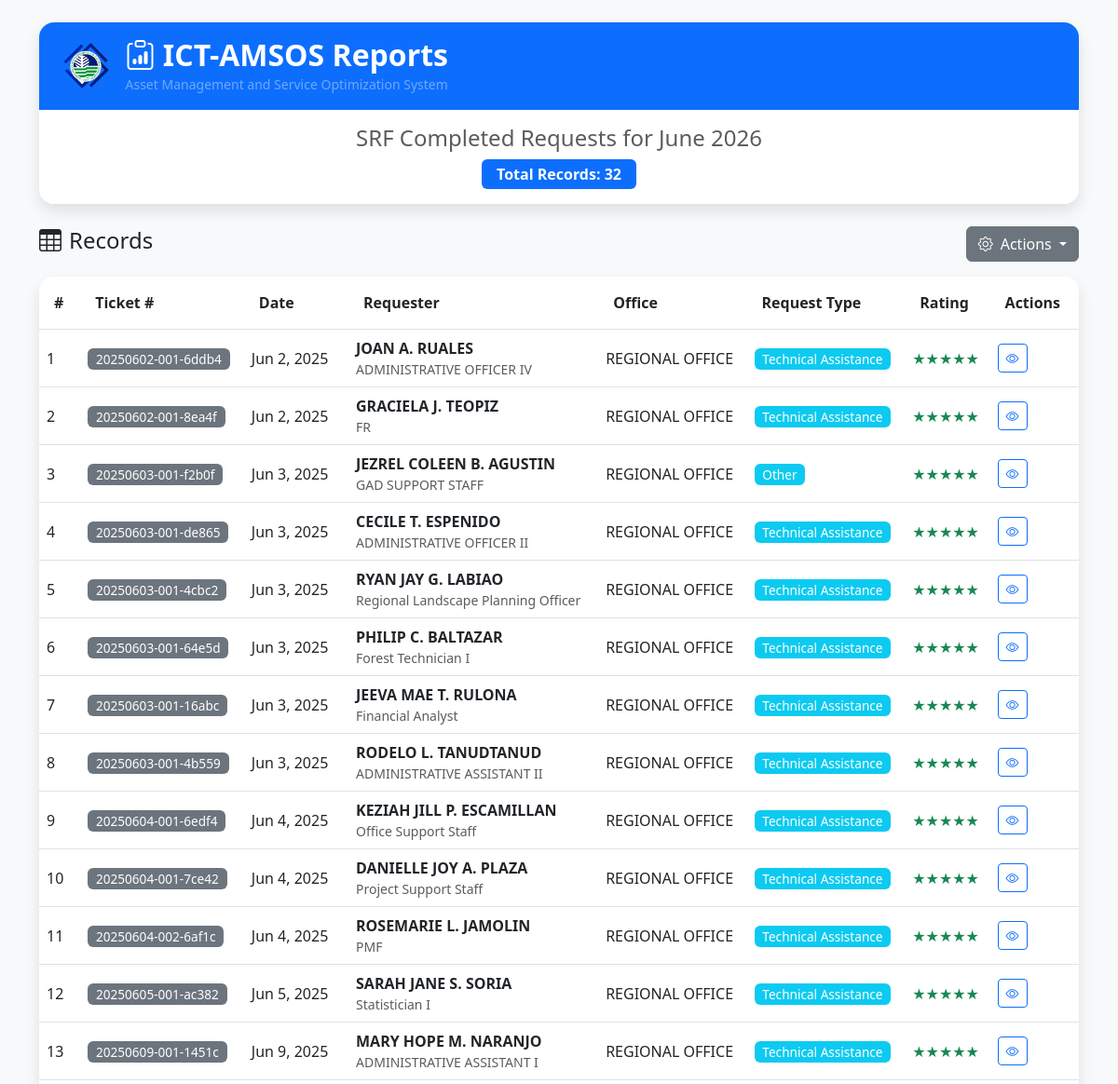
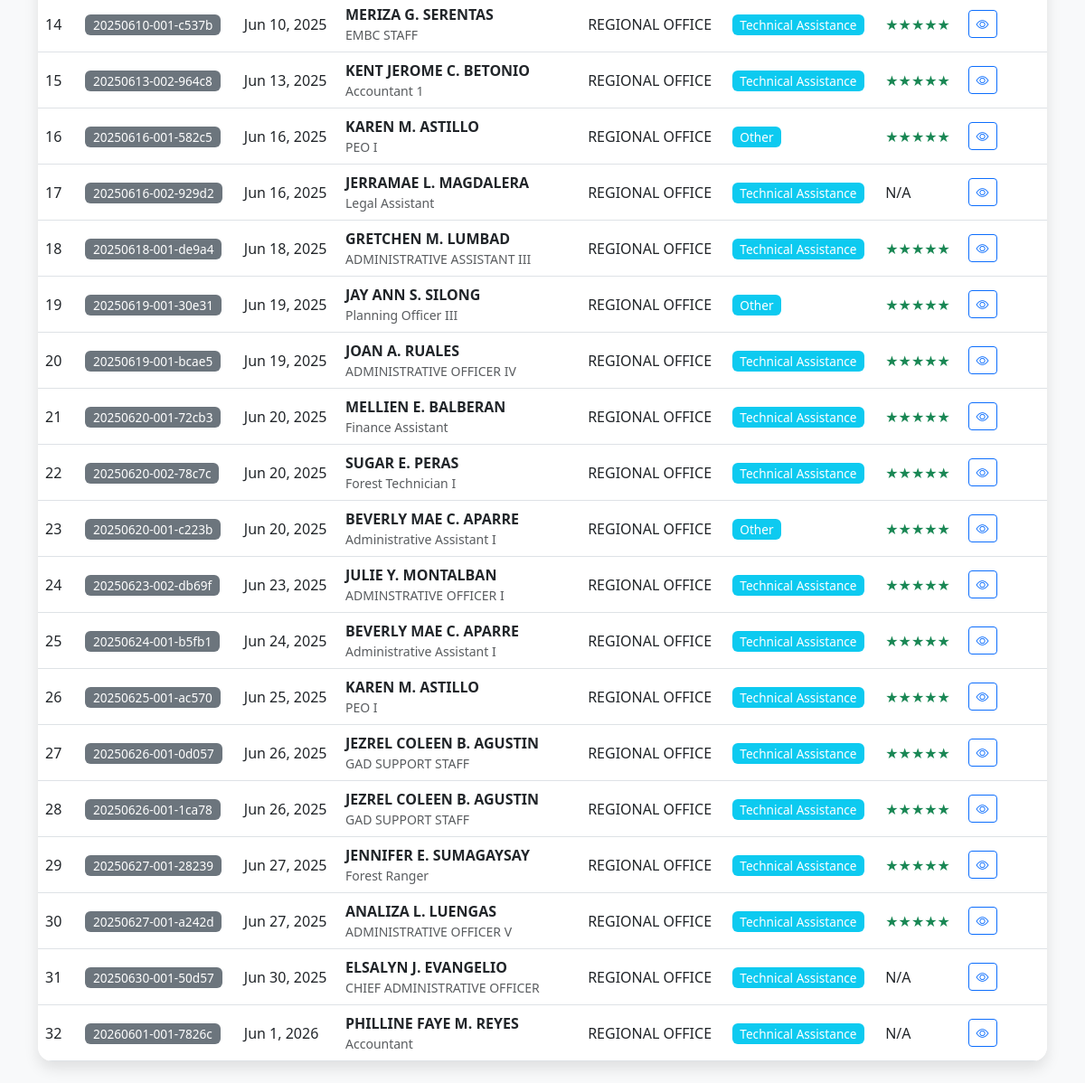
Page /amsos-requestdata.php on the committed database (2 pictures, top to bottom).
### tables this page shows
CREATE TABLE `srf` (
  `id` int(11) NOT NULL,
  `ticketNumber` text NOT NULL,
  `date` text NOT NULL,
  `name` text NOT NULL,
  `idname` int(11) NOT NULL,
  `divSecUnit` text NOT NULL,
  `office` text NOT NULL,
  `position` text NOT NULL,
  `contactNumber` text NOT NULL,
  `email` text NOT NULL,
  `requestType` text NOT NULL,
  `otherSpecify` longtext NOT NULL,
  `description` longtext NOT NULL,
  `tracking` text NOT NULL,
  `status` text NOT NULL,
  `level` int(11) NOT NULL,
  `remarks` longtext NOT NULL,
  `station` text NOT NULL,
  `documents` text NOT NULL,
  `equipment_id` int(11) NOT NULL,
  `Notification_read` int(1) NOT NULL,
  `Notification_remarks` longtext NOT NULL,
  `step_counter` int(11) NOT NULL,
  `created_at` timestamp NULL DEFAULT current_timestamp()
);

### amsos-requestdata.php (the view, shortened to what this page needs)
<?php
require_once 'connect.php';
$date_filter = $_GET['date_filter'] ?? 'this_month';
$from_date = $_GET['from_date'] ?? '';
$to_date = $_GET['to_date'] ?? '';
$show_rows = $_GET['show_rows'] ?? 100;
$show_rows = (int)$show_rows;
$query = "SELECT srf.*, srffeedback.feedback AS rate
          FROM srf
          LEFT JOIN srffeedback ON srf.id = srffeedback.srf_id
          WHERE srf.status = 'Completed'";
if ($date_filter === 'this_month') {
    $query .= " AND MONTH(STR_TO_DATE(srf.date, '%Y-%m-%d')) = MONTH(CURRENT_DATE()) ";
    $date_label = "SRF Completed Requests for " . date('F Y');
} else {
    $date_label = "SRF Completed Requests";
}
$query .= " GROUP BY srf.id ";
$query .= " ORDER BY STR_TO_DATE(srf.date, '%Y-%m-%d') ASC LIMIT $show_rows ";
$result = $conn->query($query);
function getStarRating($feedback) {
    $ratings = [
        'Excellent' => ['stars' => '★★★★★', 'color' => 'text-success'],
        'Very Satisfactory' => ['stars' => '★★★★☆', 'color' => 'text-primary'],
        'Satisfactory' => ['stars' => '★★★☆☆', 'color' => 'text-info'],
        'Below Satisfactory' => ['stars' => '★★☆☆☆', 'color' => 'text-warning'],
        'Poor' => ['stars' => '★☆☆☆☆', 'color' => 'text-danger'],
    ];
    return isset($ratings[$feedback]) ? "<span class='{$ratings[$feedback]['color']}'>{$ratings[$feedback]['stars']}</span>" : 'N/A';
}
?>
<!DOCTYPE html>
<html lang="en">
<head>
    <link href="https://cdn.jsdelivr.net/npm/bootstrap@5.3.0/dist/css/bootstrap.min.css" rel="stylesheet">
    <link rel="stylesheet" href="https://cdn.jsdelivr.net/npm/bootstrap-icons@1.11.0/font/bootstrap-icons.css">
</head>
<body>
    <div class="container py-4">
        <div class="card mb-4 custom-card">
            <div class="custom-header">
                <div class="d-flex align-items-center">
                    <img src="icon/amsos.ico" alt="Logo" style="height: 50px; margin-right: 15px;">
                    <div>
                        <h2 class="mb-0 text-white"><i class="bi bi-clipboard-data"></i> ICT-AMSOS Reports</h2>
                        <small class="text-white-50">Asset Management and Service Optimization System</small>
                    </div>
                </div>
            </div>
            <div class="card-body bg-white rounded-bottom-4 text-center">
                <h4 class="text-muted mb-2"><?= $date_label ?></h4>
                <div class="badge bg-primary fs-6 py-2 px-3">Total Records: <?= $result->num_rows ?></div>
            </div>
        </div>
        <div class="d-flex justify-content-between align-items-center mb-3">
            <h4><i class="bi bi-table me-2"></i>Records</h4>
            <div class="dropdown">
                <button class="btn btn-secondary dropdown-toggle" type="button" data-bs-toggle="dropdown" aria-expanded="false">
                    <i class="bi bi-gear me-2"></i>Actions
                </button>
            </div>
        </div>
        <div class="card custom-card">
            <div class="card-body p-0">
                <div class="table-responsive">
                    <table class="table table-hover align-middle table-custom mb-0">
                        <thead>
                            <tr>
                                <th>#</th>
                                <th>Ticket #</th>
                                <th>Date</th>
                                <th>Requester</th>
                                <th>Office</th>
                                <th>Request Type</th>
                                <th>Rating</th>
                                <th>Actions</th>
                            </tr>
                        </thead>
                        <tbody>
                            <?php $count = 1; while ($row = $result->fetch_assoc()): ?>
                            <tr id="row-<?= $row['id'] ?>" class="align-middle">
                                <td data-label="#">
                                    <span class="d-none d-md-block"><?= $count++ ?></span>
                                </td>
                                <td data-label="Ticket #"><span class="badge bg-secondary"><?= $row['ticketNumber'] ?></span></td>
                                <td data-label="Date"><?= date('M j, Y', strtotime($row['date'])) ?></td>
                                <td data-label="Requester">
                                    <div class="d-flex flex-column">
                                        <strong><?= $row['name'] ?></strong>
                                        <small class="text-muted"><?= $row['position'] ?></small>
                                    </div>
                                </td>
                                <td data-label="Office"><?= $row['office'] ?></td>
                                <td data-label="Request Type"><span class="badge bg-info"><?= $row['requestType'] ?></span></td>
                                <td data-label="Rating"><?= getStarRating($row['rate']) ?></td>
                                <td data-label="Actions">
                                    <div class="d-flex gap-2 justify-content-end justify-content-md-start">
                                        <button class="btn btn-sm btn-outline-primary" data-bs-toggle="modal"
                                                data-bs-target="#viewDocumentModal<?= $row['id'] ?>">
                                            <i class="bi bi-eye"></i>
                                        </button>
                                    </div>
                                </td>
                            </tr>
                            <?php endwhile; ?>
                        </tbody>
                    </table>
                </div>
            </div>
        </div>
    </div>
</body>
</html>

### amsos-requestdata.php (style rules this page uses)
:root { --primary-color: #0d6efd; --secondary-color: #6c757d; --success-color: #198754; --info-color: #0dcaf0; --warning-color: #ffc107; --danger-color: #dc3545; --light-color: #f8f9fa; --dark-color: #212529; --font-family: 'Segoe UI', Roboto, 'Helvetica Neue', Arial, sans-serif; }
body { font-family: var(--font-family); background-color: var(--light-color); }
.custom-card { border-radius: 1rem; box-shadow: 0 0.5rem 1rem rgba(0, 0, 0, 0.1); border: none; }
.custom-header { background: var(--primary-color); color: white; border-top-left-radius: 1rem; border-top-right-radius: 1rem; padding: 1rem 1.5rem; display: flex; align-items: center; }
.custom-header h2 { margin: 0; font-weight: 600; }
.custom-header small { opacity: 0.8; }
.table-custom { border-radius: 1rem; overflow: hidden; }
.table-custom thead { background-color: var(--light-color); }
.table-custom th { font-weight: 600; color: var(--dark-color); padding: 1rem; }
.table-custom tbody tr { transition: all 0.2s ease-in-out; border-bottom: 1px solid #dee2e6; cursor: pointer; }
.table-custom .badge { font-size: 0.85em; font-weight: 500; }

### rows in the picture
srf: ticketNumber "20250602-001-6ddb4", date "Jun 2, 2025", name "JOAN A. RUALES", position "ADMINISTRATIVE OFFICER IV", office "REGIONAL OFFICE", requestType "Technical Assistance", stars "★★★★★"
srf: ticketNumber "20250602-001-8ea4f", date "Jun 2, 2025", name "GRACIELA J. TEOPIZ", position "FR", office "REGIONAL OFFICE", requestType "Technical Assistance", stars "★★★★★"
srf: ticketNumber "20250603-001-f2b0f", date "Jun 3, 2025", name "JEZREL COLEEN B. AGUSTIN", position "GAD SUPPORT STAFF", office "REGIONAL OFFICE", requestType "Other", stars "★★★★★"
srf: ticketNumber "20250603-001-de865", date "Jun 3, 2025", name "CECILE T. ESPENIDO", position "ADMINISTRATIVE OFFICER II", office "REGIONAL OFFICE", requestType "Technical Assistance", stars "★★★★★"
srf: ticketNumber "20250603-001-4cbc2", date "Jun 3, 2025", name "RYAN JAY G. LABIAO", position "Regional Landscape Planning Officer", office "REGIONAL OFFICE", requestType "Technical Assistance", stars "★★★★★"
srf: ticketNumber "20250603-001-64e5d", date "Jun 3, 2025", name "PHILIP C. BALTAZAR", position "Forest Technician I", office "REGIONAL OFFICE", requestType "Technical Assistance", stars "★★★★★"
srf: ticketNumber "20250603-001-16abc", date "Jun 3, 2025", name "JEEVA MAE T. RULONA", position "Financial Analyst", office "REGIONAL OFFICE", requestType "Technical Assistance", stars "★★★★★"
srf: ticketNumber "20250603-001-4b559", date "Jun 3, 2025", name "RODELO L. TANUDTANUD", position "ADMINISTRATIVE ASSISTANT II", office "REGIONAL OFFICE", requestType "Technical Assistance", stars "★★★★★"
srf: ticketNumber "20250604-001-6edf4", date "Jun 4, 2025", name "KEZIAH JILL P. ESCAMILLAN", position "Office Support Staff", office "REGIONAL OFFICE", requestType "Technical Assistance", stars "★★★★★"
srf: ticketNumber "20250604-001-7ce42", date "Jun 4, 2025", name "DANIELLE JOY A. PLAZA", position "Project Support Staff", office "REGIONAL OFFICE", requestType "Technical Assistance", stars "★★★★★"
srf: ticketNumber "20250604-002-6af1c", date "Jun 4, 2025", name "ROSEMARIE L. JAMOLIN", position "PMF", office "REGIONAL OFFICE", requestType "Technical Assistance", stars "★★★★★"
srf: ticketNumber "20250605-001-ac382", date "Jun 5, 2025", name "SARAH JANE S. SORIA", position "Statistician I", office "REGIONAL OFFICE", requestType "Technical Assistance", stars "★★★★★"
srf: ticketNumber "20250609-001-1451c", date "Jun 9, 2025", name "MARY HOPE M. NARANJO", position "ADMINISTRATIVE ASSISTANT I", office "REGIONAL OFFICE", requestType "Technical Assistance", stars "★★★★★"
srf: ticketNumber "20250610-001-c537b", date "Jun 10, 2025", name "MERIZA G. SERENTAS", position "EMBC STAFF", office "REGIONAL OFFICE", requestType "Technical Assistance", stars "★★★★★"
srf: ticketNumber "20250613-002-964c8", date "Jun 13, 2025", name "KENT JEROME C. BETONIO", position "Accountant 1", office "REGIONAL OFFICE", requestType "Technical Assistance", stars "★★★★★"
srf: ticketNumber "20250616-001-582c5", date "Jun 16, 2025", name "KAREN M. ASTILLO", position "PEO I", office "REGIONAL OFFICE", requestType "Other", stars "★★★★★"
srf: ticketNumber "20250616-002-929d2", date "Jun 16, 2025", name "JERRAMAE L. MAGDALERA", position "Legal Assistant", office "REGIONAL OFFICE", requestType "Technical Assistance", shows "N/A"
srf: ticketNumber "20250618-001-de9a4", date "Jun 18, 2025", name "GRETCHEN M. LUMBAD", position "ADMINISTRATIVE ASSISTANT III", office "REGIONAL OFFICE", requestType "Technical Assistance", stars "★★★★★"
srf: ticketNumber "20250619-001-30e31", date "Jun 19, 2025", name "JAY ANN S. SILONG", position "Planning Officer III", office "REGIONAL OFFICE", requestType "Other", stars "★★★★★"
srf: ticketNumber "20250619-001-bcae5", date "Jun 19, 2025", name "JOAN A. RUALES", position "ADMINISTRATIVE OFFICER IV", office "REGIONAL OFFICE", requestType "Technical Assistance", stars "★★★★★"
srf: ticketNumber "20250620-001-72cb3", date "Jun 20, 2025", name "MELLIEN E. BALBERAN", position "Finance Assistant", office "REGIONAL OFFICE", requestType "Technical Assistance", stars "★★★★★"
srf: ticketNumber "20250620-002-78c7c", date "Jun 20, 2025", name "SUGAR E. PERAS", position "Forest Technician I", office "REGIONAL OFFICE", requestType "Technical Assistance", stars "★★★★★"
srf: ticketNumber "20250620-001-c223b", date "Jun 20, 2025", name "BEVERLY MAE C. APARRE", position "Administrative Assistant I", office "REGIONAL OFFICE", requestType "Other", stars "★★★★★"
srf: ticketNumber "20250623-002-db69f", date "Jun 23, 2025", name "JULIE Y. MONTALBAN", position "ADMINSTRATIVE OFFICER I", office "REGIONAL OFFICE", requestType "Technical Assistance", stars "★★★★★"
srf: ticketNumber "20250624-001-b5fb1", date "Jun 24, 2025", name "BEVERLY MAE C. APARRE", position "Administrative Assistant I", office "REGIONAL OFFICE", requestType "Technical Assistance", stars "★★★★★"
srf: ticketNumber "20250625-001-ac570", date "Jun 25, 2025", name "KAREN M. ASTILLO", position "PEO I", office "REGIONAL OFFICE", requestType "Technical Assistance", stars "★★★★★"
srf: ticketNumber "20250626-001-0d057", date "Jun 26, 2025", name "JEZREL COLEEN B. AGUSTIN", position "GAD SUPPORT STAFF", office "REGIONAL OFFICE", requestType "Technical Assistance", stars "★★★★★"
srf: ticketNumber "20250626-001-1ca78", date "Jun 26, 2025", name "JEZREL COLEEN B. AGUSTIN", position "GAD SUPPORT STAFF", office "REGIONAL OFFICE", requestType "Technical Assistance", stars "★★★★★"
srf: ticketNumber "20250627-001-28239", date "Jun 27, 2025", name "JENNIFER E. SUMAGAYSAY", position "Forest Ranger", office "REGIONAL OFFICE", requestType "Technical Assistance", stars "★★★★★"
srf: ticketNumber "20250627-001-a242d", date "Jun 27, 2025", name "ANALIZA L. LUENGAS", position "ADMINISTRATIVE OFFICER V", office "REGIONAL OFFICE", requestType "Technical Assistance", stars "★★★★★"
srf: ticketNumber "20250630-001-50d57", date "Jun 30, 2025", name "ELSALYN J. EVANGELIO", position "CHIEF ADMINISTRATIVE OFFICER", office "REGIONAL OFFICE", requestType "Technical Assistance", shows "N/A"
srf: ticketNumber "20260601-001-7826c", date "Jun 1, 2026", name "PHILLINE FAYE M. REYES", position "Accountant", office "REGIONAL OFFICE", requestType "Technical Assistance", shows "N/A"

### other values in the picture
$date_label "SRF Completed Requests for June 2026"
$result->num_rows "32"
